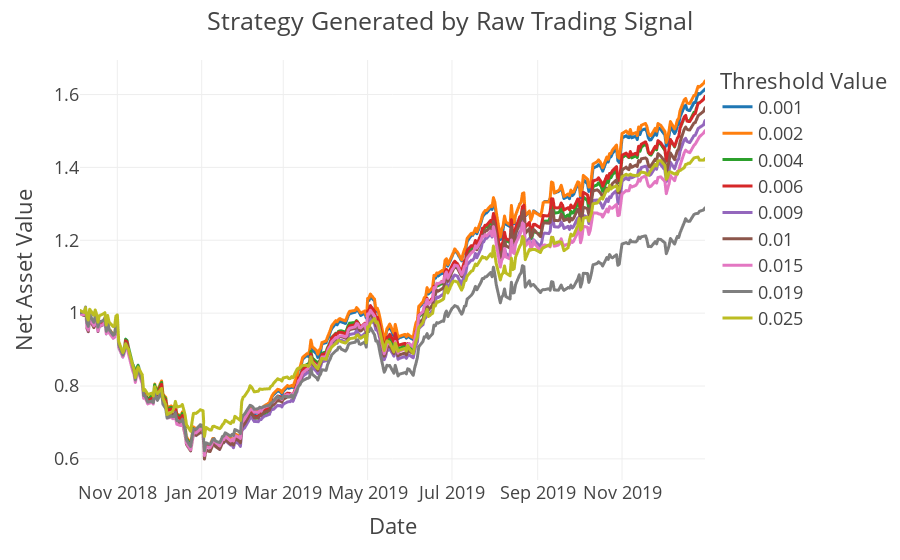

Notebook source saved alongside this figure:
### Code cell
tt = m1_rep / m1_rep.iloc[0]
tt = tt.resample('D').last().dropna()
tt.columns.name = 'Threshold Value'
fig = px.line(tt)
fig.update_xaxes(title='Date')
fig.update_yaxes(title='Net Asset Value')
fig.update_layout(title='Strategy Generated by Raw Trading Signal')

### Figure 1 — Plotly figure (JSON) as saved in the notebook; plotly's stock layout.template omitted (floating-point values rounded to 4 significant figures; data arrays with more than 128 entries replaced by an {"elided": "..."} marker saying what was removed)
{"data": [{"hovertemplate": "Threshold Value=0.001<br>date=%{x}<br>value=%{y}<extra></extra>", "legendgroup": "0.001", "line": {"color": "#1F77B4", "dash": "solid"}, "marker": {"symbol": "circle"}, "mode": "lines", "name": "0.001", "showlegend": true, "type": "scattergl", "x": {"elided": "311 str values"}, "xaxis": "x", "y": {"elided": "311 float values"}, "yaxis": "y"}, {"hovertemplate": "Threshold Value=0.002<br>date=%{x}<br>value=%{y}<extra></extra>", "legendgroup": "0.002", "line": {"color": "#FF7F0E", "dash": "solid"}, "marker": {"symbol": "circle"}, "mode": "lines", "name": "0.002", "showlegend": true, "type": "scattergl", "x": {"elided": "311 str values"}, "xaxis": "x", "y": {"elided": "311 float values"}, "yaxis": "y"}, {"hovertemplate": "Threshold Value=0.004<br>date=%{x}<br>value=%{y}<extra></extra>", "legendgroup": "0.004", "line": {"color": "#2CA02C", "dash": "solid"}, "marker": {"symbol": "circle"}, "mode": "lines", "name": "0.004", "showlegend": true, "type": "scattergl", "x": {"elided": "311 str values"}, "xaxis": "x", "y": {"elided": "311 float values"}, "yaxis": "y"}, {"hovertemplate": "Threshold Value=0.006<br>date=%{x}<br>value=%{y}<extra></extra>", "legendgroup": "0.006", "line": {"color": "#D62728", "dash": "solid"}, "marker": {"symbol": "circle"}, "mode": "lines", "name": "0.006", "showlegend": true, "type": "scattergl", "x": {"elided": "311 str values"}, "xaxis": "x", "y": {"elided": "311 float values"}, "yaxis": "y"}, {"hovertemplate": "Threshold Value=0.009<br>date=%{x}<br>value=%{y}<extra></extra>", "legendgroup": "0.009", "line": {"color": "#9467BD", "dash": "solid"}, "marker": {"symbol": "circle"}, "mode": "lines", "name": "0.009", "showlegend": true, "type": "scattergl", "x": {"elided": "311 str values"}, "xaxis": "x", "y": {"elided": "311 float values"}, "yaxis": "y"}, {"hovertemplate": "Threshold Value=0.01<br>date=%{x}<br>value=%{y}<extra></extra>", "legendgroup": "0.01", "line": {"color": "#8C564B", "dash": "solid"}, "marker": {"symbol": "circle"}, "mode": "lines", "name": "0.01", "showlegend": true, "type": "scattergl", "x": {"elided": "311 str values"}, "xaxis": "x", "y": {"elided": "311 float values"}, "yaxis": "y"}, {"hovertemplate": "Threshold Value=0.015<br>date=%{x}<br>value=%{y}<extra></extra>", "legendgroup": "0.015", "line": {"color": "#E377C2", "dash": "solid"}, "marker": {"symbol": "circle"}, "mode": "lines", "name": "0.015", "showlegend": true, "type": "scattergl", "x": {"elided": "311 str values"}, "xaxis": "x", "y": {"elided": "311 float values"}, "yaxis": "y"}, {"hovertemplate": "Threshold Value=0.019<br>date=%{x}<br>value=%{y}<extra></extra>", "legendgroup": "0.019", "line": {"color": "#7F7F7F", "dash": "solid"}, "marker": {"symbol": "circle"}, "mode": "lines", "name": "0.019", "showlegend": true, "type": "scattergl", "x": {"elided": "311 str values"}, "xaxis": "x", "y": {"elided": "311 float values"}, "yaxis": "y"}, {"hovertemplate": "Threshold Value=0.025<br>date=%{x}<br>value=%{y}<extra></extra>", "legendgroup": "0.025", "line": {"color": "#BCBD22", "dash": "solid"}, "marker": {"symbol": "circle"}, "mode": "lines", "name": "0.025", "showlegend": true, "type": "scattergl", "x": {"elided": "311 str values"}, "xaxis": "x", "y": {"elided": "311 float values"}, "yaxis": "y"}], "layout": {"legend": {"title": {"text": "Threshold Value"}, "tracegroupgap": 0}, "margin": {"t": 60}, "title": {"text": "Strategy Generated by Raw Trading Signal"}, "xaxis": {"anchor": "y", "domain": [0, 1], "title": {"text": "Date"}}, "yaxis": {"anchor": "x", "domain": [0, 1], "title": {"text": "Net Asset Value"}}}}
